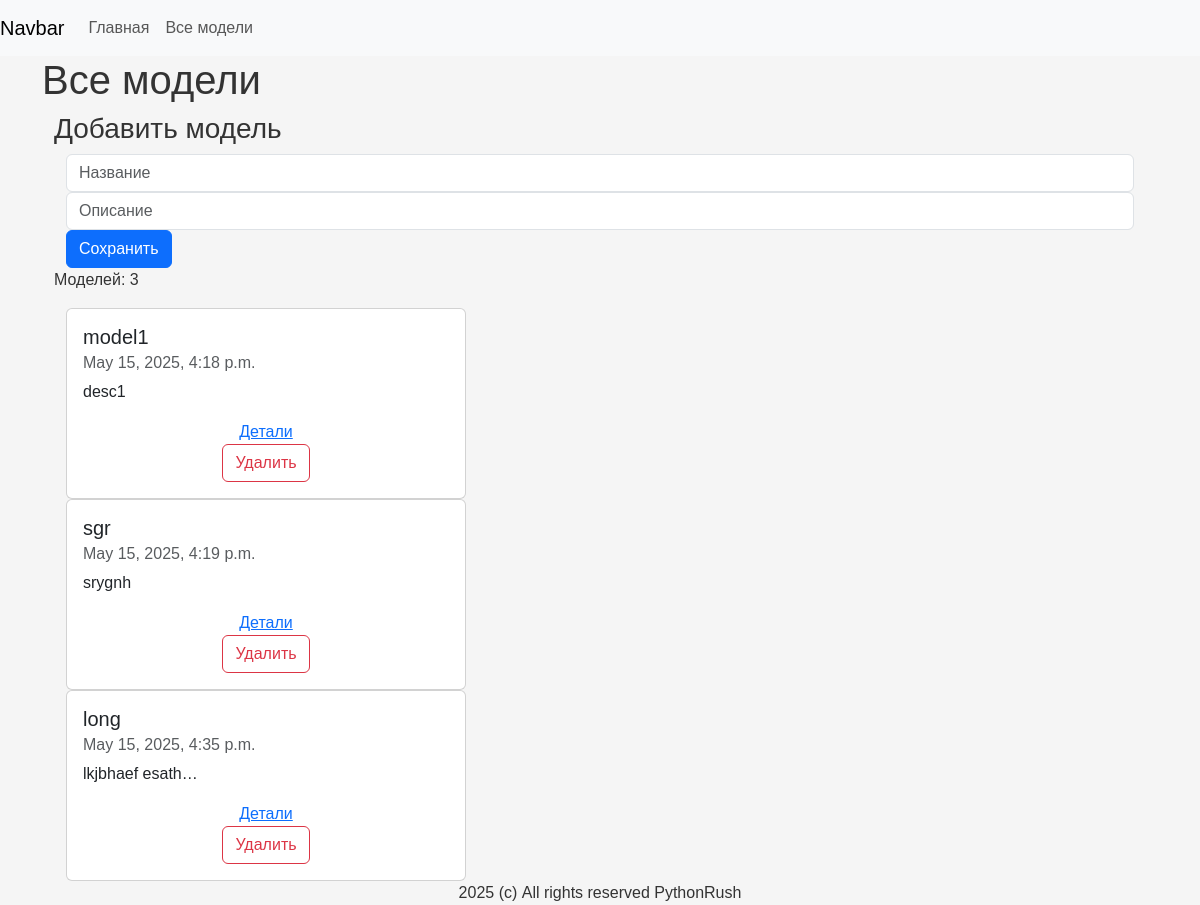
The app's page /models/ with its own data.
### myapp/models.py (models this page shows, shortened)
class MyModel(models.Model):
    name = models.CharField(max_length=100)
    description = models.TextField()
    created_at = models.DateTimeField(auto_now_add=True)

### myapp/views.py (the view, shortened to what this page needs)
# urls.py: path('models/', show_all_models, name='models'),
def show_all_models(request: HttpRequest) -> HttpResponse:
    all_models = MyModel.objects.all()
    context = {'models': all_models, 'title': 'Мои модели'}
    return render(request, 'myapp/models.html', context)

### myapp/templates/myapp/models.html (shortened to what this page needs)
{% extends 'myapp/base.html' %}
{% block content %}
<div class="container d-flex flex-column">
    <h1>Все модели</h1>
    <div class="container">
        <h3>Добавить модель</h3>
        {% include 'myapp/edit_create_model_form.html' %}
    </div>
    <div class="container d-flex flex-column">
        {% if models.count == 0 %}
        <p>Пока нет моделей</p>
        {% else %}
        <p>Моделей: {{ models.count }}</p>
        {% for model in models %}
        <div class="container  d-flex flex-row">
            <div class="card" style="width: 25rem;">
                <div class="card-body">
                    <h5 class="card-title">{{ model.name }}</h5>
                    <h6 class="card-subtitle mb-2 text-muted">
                        {{model.created_at}}
                    </h6>
                    <p class="card-text">
                        {{ model.description|truncatechars:15}}
                    </p>
                    <div class="container text-center">
                                <a href="{% url 'myapp:one_model' model.id %}"
                                   class="card-link">Детали</a>
                                <form method="delete"
                                      action="{% url 'myapp:delete_model' model.id  %}">
                                    <button class="btn btn-outline-danger"
                                            type="submit">
                                        Удалить
                                    </button>
                                </form>
                        </div>
                    </div>
                </div>
            </div>
            {% endfor %}
            {% endif %}
        </div>
    </div>
{% endblock %}

### myapp/templates/myapp/base.html (shortened to what this page needs)
{% load static %}
<!DOCTYPE html>
<html lang="en">
<head>
    <link href="https://cdn.jsdelivr.net/npm/bootstrap@5.3.6/dist/css/bootstrap.min.css"
          rel="stylesheet"
>
    <link href="{% static 'css/style.css' %}" rel="stylesheet">
</head>
<body>
<header>
    {% include 'myapp/navbar.html' %}
</header>
{% block content %}{% endblock %}
<footer class="text-center">2025 (с) All rights reserved PythonRush</footer>
</body>
</html>

### myapp/templates/myapp/navbar.html (shortened to what this page needs)
<nav class="navbar navbar-expand-lg navbar-light bg-light">
    <a class="navbar-brand" href="#">Navbar</a>
    <div class="collapse navbar-collapse" id="navbarNav">
        <ul class="navbar-nav">
            <li class="nav-item active">
                <a class="nav-link" href="{% url 'myapp:index' %}">Главная</a>
            </li>
            <li class="nav-item">
                <a class="nav-link" href="{% url 'myapp:models' %}">Все модели</a>
            </li>
        </ul>
    </div>
</nav>

### myapp/templates/myapp/edit_create_model_form.html (shortened to what this page needs)
<div class="container">
    <form method="post" class="form">
        <input type="text" class="form-control" name="name"
               placeholder="{{ model.name|default:'Название' }}">
        <input type="text" class="form-control" name="description"
               placeholder="{{ model.description|default:'Описание'}}">
        <button type="submit" class="btn btn-primary">Сохранить</button>
    </form>
</div>

### static/css/style.css (style rules this page uses)
body { background-color: #f5f5f5; color: #333; font-family: Arial, sans-serif; margin: 0; padding: 0; }

### records on screen
MyModel: name "model1", created_at "May 15, 2025, 4:18 p.m.", description "desc1"
MyModel: name "sgr", created_at "May 15, 2025, 4:19 p.m.", description "srygnh"
MyModel: name "long", created_at "May 15, 2025, 4:35 p.m.", description "lkjbhaef esath…"

### other values on screen
{{ models.count }} "3"
